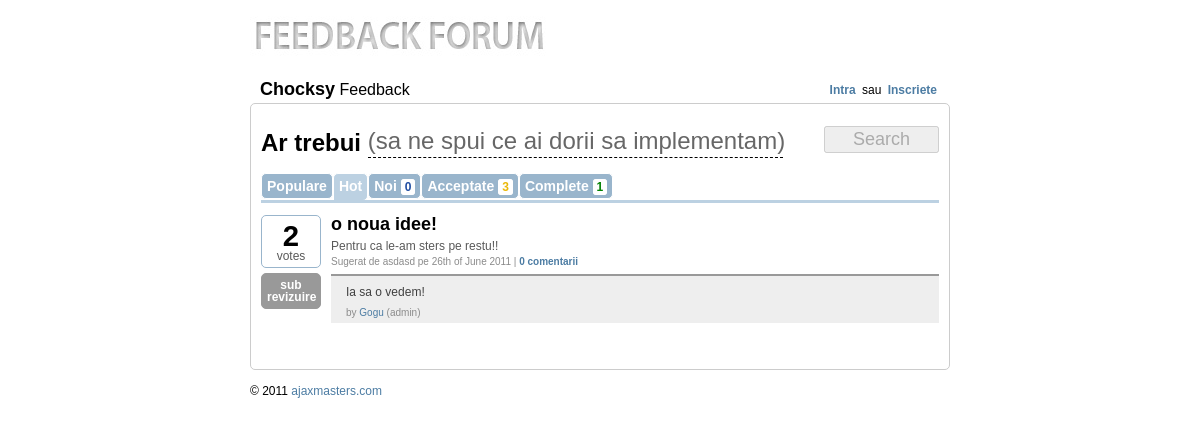
Screenshot of /pages/1-hot with the database file from the repository.
### tables this page shows
CREATE TABLE `feedback_ideas` (
  `id` bigint(20) unsigned NOT NULL AUTO_INCREMENT,
  `idea` varchar(255) NOT NULL,
  `description` longtext NOT NULL,
  `votes` int(11) unsigned NOT NULL DEFAULT '1',
  `comments` int(11) NOT NULL DEFAULT '0',
  `auth_id` bigint(20) unsigned NOT NULL,
  `sub_date` datetime NOT NULL,
  `status` int(1) NOT NULL DEFAULT '0',
  `admin_id` bigint(20) NOT NULL,
  `admin_comment` longtext NOT NULL,
  PRIMARY KEY (`id`),
  FULLTEXT KEY `description` (`idea`,`description`)
);

CREATE TABLE `members` (
  `id` bigint(20) NOT NULL AUTO_INCREMENT,
  `username` varchar(50) NOT NULL,
  `email` varchar(50) NOT NULL,
  `password` varchar(100) NOT NULL,
  `joindate` date NOT NULL,
  `admin` tinyint(1) DEFAULT '0',
  PRIMARY KEY (`id`)
);

### includes/configure.php (called while the page is built, shortened)
<?php
class config {
    var $local_base = 'http://localhost/feedbacker/';
    var $online_base = 'http://ajaxmasters.com/development/feedback-forum/';
    function __construct() {
        if ($_SERVER['SERVER_ADDR'] == '127.0.0.1') {
            $this->HTTP_SERVER_BASE = $this->local_base;
        } else {
            $this->HTTP_SERVER_BASE = $this->online_base;
            $this->HTTP_SERVER_BASE_JAVA = $this->online_base;
        }
    }
}
$conf = new config;
?>

### includes/class.db.php (called while the page is built, shortened)
<?php
class Conn {
    public $conn;
    var $mysql_username = DB_USERNAME;
    var $mysql_password = DB_PASSWORD;
    var $mysql_host = DB_HOST;
    public function __construct() {
        $this->conn = mysql_connect($this->mysql_host, $this->mysql_username, $this->mysql_password);
    }
    public function db_query($query) {
        $results = mysql_query($query, $this->conn);
        return $results;
    }
}
?>

### includes/app_top.php (called while the page is built, shortened)
<?
include('configure.php');
include('class.db.php');
include('functions.php');
include('paginator.class.php');
include('session.class.php');
$db=new Conn;
$func=new func();
?>

### includes/paginator.class.php (called while the page is built, shortened)
<?php
class Paginator {
    var $SQL;
    var $itemsPerPage;
    var $db;
    function __construct() {
        $this->db = new Conn();
    }
    function setSQL($sql) {
        $this->SQL = trim($sql);
    }
    function setItemsPerPage($num) {
        $this->isValidNumber($num) ? $this->itemsPerPage = $num : die("setItemsPerPage() only accept non-zero, positive number.");
    }
    function getPageNumber($page_num) {
        $endItem = $this->itemsPerPage;
        $startItem = ($this->itemsPerPage * ($page_num - 1));
        $limit_sql = " LIMIT $startItem , $endItem";
        $final_SQL = $this->SQL . $limit_sql;
        $q = $this->db->db_query($final_SQL);
        return $q;
    }
    function isValidNumber($n) {
        return (is_numeric($n) && ($n > 0));
    }
}
?>

### includes/session.class.php (called while the page is built, shortened)
<?php
class session
{
	static function check()
	{
		if (config::session_timeout == 0)
        {
			return (isset($_SESSION['ss_fprint'])
                && $_SESSION['ss_fprint'] == self::_Fingerprint() && !empty($_SERVER['HTTP_REFERER'])
                && ($_SERVER['HTTP_REFERER'] != '' ? (strpos($_SERVER['HTTP_REFERER'], $_SERVER['HTTP_HOST']) !== false ? true : false) : true));
		}
	}
}
?>

### pages/pages.php (the view, shortened to what this page needs)
<?php
if (!isset($_GET['tab']))
    $tab = 'popular';
else
    $tab=$_GET['tab'];
if (!isset($_GET['page']))
    $page = 1;
else
    $page=$_GET['page'];
$curdate = date('Y-m-d');
$weekold = date('Y-m-d', strtotime('-1 week'));
switch ($tab) {
    case'hot':
        $order = ' ORDER BY votes DESC';
        $selu = "(date(sub_date)<='" . $curdate . "' AND date(sub_date)>'" . $weekold . "') AND status IN('0','1','2','3')";
        break;
}
$new_rez = mysql_num_rows($db->db_query("SELECT id FROM feedback_ideas WHERE date(sub_date)='" . $curdate . "' AND status IN('0','1','2','3')"));
$acc_rez = mysql_num_rows($db->db_query("SELECT id FROM feedback_ideas WHERE status IN('1','2','3')"));
$com_rez = mysql_num_rows($db->db_query("SELECT id FROM feedback_ideas WHERE status=4"));
$voted_ideas = array();
$p = new Paginator();
$p->setSQL("SELECT * FROM feedback_ideas WHERE " . $selu . "" . $order);
$p->setItemsPerPage($conf->IDEAS_PER_PAGE);
$result_resources = $p->getPageNumber($page);
while ($info = mysql_fetch_array($result_resources)) {
    $ideas[] = $info;
}
?>
<br clear="all"/>
<div class="search">
    <form action="javascript:void(0)" id="search_form" onsubmit="showNew()" autocomplete="off">
        <div class="i_t"><b>Ar trebui</b>
            <label for="y_idea">(sa ne spui ce ai dorii sa implementam)</label>
            <input type="text" id="y_idea" onkeyup="search(this)"/>
        </div>
        <input type="submit" value="Cauta" id="create_button" disabled="disabled"/>
    </form>
</div>
<br clear="all"/>
<div id="init_results">
    <div class="categs">
        <ul>
            <li <?= ($tab == 'popular') ? 'class="active"' : '' ?>>
                <a href="<?= $conf->HTTP_SERVER_BASE ?>pages/1-popular">Populare</a>
            </li>
            <li <?= ($tab == 'hot') ? 'class="active"' : '' ?>>
                <a href="<?= $conf->HTTP_SERVER_BASE ?>pages/1-hot">Hot</a>
            </li>
            <li <?= ($tab == 'new') ? 'class="active"' : '' ?>>
                <a href="<?= $conf->HTTP_SERVER_BASE ?>pages/1-new">Noi <b class="blue"><?= $new_rez ?></b></a>
            </li>
            <li <?= ($tab == 'accepted') ? 'class="active"' : '' ?>>
                <a href="<?= $conf->HTTP_SERVER_BASE ?>pages/1-accepted">Acceptate <b class="yellow"><?= $acc_rez ?></b></a>
            </li>
            <li <?= ($tab == 'completed') ? 'class="active"' : '' ?>>
                <a href="<?= $conf->HTTP_SERVER_BASE ?>pages/1-completed">Complete <b class="green"><?= $com_rez ?></b></a>
            </li>
        </ul>
    </div>
    <br clear="all"/>
    <div class="before_line"></div>
    <br clear="all"/>
    <?
    if (!empty($ideas)) {
        foreach ($ideas as $idea) {
            ?>
            <div id="idea_<?= $idea['id'] ?>" class="idea_container">
                <div class="votes">
                    <div id="nr_votes_<?= $idea['id'] ?>" class="nr_votes <?= ($idea['status'] == 4 || $func->checkVoted($idea['id'], $voted_ideas)) ? 'full' : '' ?>">
                        <?= $func->dynamicFont(number_format($idea['votes'], 0, '', ','), 32) ?><br/>
                        votes<br/>
                    </div>
                    <? if ($idea['status'] != 0) { ?>
                        <div id="status_<?= $idea['id'] ?>" class="nr_votes <?= $func->giveStatus($idea['status'], 'class') ?>"><?= $func->giveStatus($idea['status'], 'text') ?></div>
                    <? } ?>
                </div>
                <div class="idea">
                    <div class="title nomrg"><a href="<?= $conf->HTTP_SERVER_BASE ?>idea/<?= $idea['id'] ?>-<?= $func->makeTitle($idea['idea']) ?>"><b><?= $idea['idea'] ?></b></a></div>
                    <div class="auth_desc">
                        <?= $func->shortString($idea['description'], 300, ' ...  <a href="' . $conf->HTTP_SERVER_BASE . 'idea/' . $idea['id'] . '-' . $func->makeTitle($idea['idea']) . '"><b>More</b></a>') ?>
                    </div>
                    <div class="auth_inf">
                        Sugerat de <?= $func->giveAuthor($idea['auth_id']) ?> pe <?=date('jS \o\f F Y',strtotime($idea['sub_date']))?> | <a href="<?= $conf->HTTP_SERVER_BASE ?>idea/<?= $idea['id'] ?>-<?= $func->makeTitle($idea['idea']) ?>"><b>
                                <?= $func->giveComments($idea['comments']) ?></b></a>
                    </div>
                    <? if (!empty($idea['admin_comment'])) { ?>
                        <div class="admin_comment">
                            <div id="com_status_<?= $idea['id'] ?>" class="ad_<?= $func->giveStatus($idea['status'], 'class') ?>"></div>
                            <div class="ad_comment">
                                <?= $idea['admin_comment'] ?>
                            </div>
                            <div class="auth_inf">
                                by <a href="">Gogu</a> (admin)
                            </div>
                        </div>
                    <? } ?>
                </div>
            </div>
            <br clear="all"/><br/><br/>
        <? } ?>
        <br clear="all"/>
            <?
    } else {
        ?>
        <div class="not_found"> Nu exista rezultate!</div>
    <? } ?>
</div>

### includes/functions.php (shortened to what this page needs)
<?php
class func {
    var $db;
    function __construct() {
        $this->db = new Conn;
    }
    function dynamicFont($text, $max_font) {
        $txt_leng = strlen($text);
        if ($txt_leng < 9) {
            $html = '<b style="font-size:' . ($max_font - ($txt_leng * 2.7)) . 'px">' . $text . '</b>';
        } else {
            $html = '<b style="font-size:9px">' . $text . '</b>';
        }
        return $html;
    }
    function giveStatus($id, $type) {
        switch ($id) {
            case '1':
                $status['text'] = 'sub revizuire';
                $status['class'] = 'review';
                break;
        }
        return $status[$type];
    }
    function giveAuthor($id) {
        $config = new config();
        if ($id == '0')
            return 'Anonim';
        else {
            $author = mysql_fetch_array($this->db->db_query("SELECT username FROM " . $config->USERS_TABLE . " WHERE id='$id'"));
            return $author['username'];
        }
    }
    function giveComments($nr) {
        if ($nr != 1) {
            $text = $nr . ' comentarii';
        } else {
            $text = $nr . ' comentariu';
        }
        return $text;
    }
    function makeTitle($text) {
        $text = strtolower(trim($text));
        $code_entities_match = array(' ', '--', '&quot;', '!', '@', '#', '$', '%', '^', '&', '*', '(', ')', '_', '+', '{', '}', '|', ':', '"', '<', '>', '?', '[', ']', '\\', ';', "'", ',', '.', '/', '*', '+', '~', '`', '=');
        $code_entities_replace = array('-', '-', '', '', '', '', '', '', '', '', '', '', '', '', '', '', '', '', '', '', '', '', '', '', '', '');
        $text = str_replace($code_entities_match, $code_entities_replace, $text);
        return $text;
    }
    function shortString($string, $length, $replacer=' ...') {
        return $string;
    }
    function array_search_r($needle, $haystack) {
        return 0;
    }
    function checkVoted($idea_id, $voted_ideas) {
        if ($this->array_search_r($idea_id, $voted_ideas) || !Session::check())
            return true;
        else
            return false;
    }
}
?>

### css/style.css (style rules this page uses)
body { font: 12px/1 Arial, 'Liberation Sans', FreeSans, sans-serif; }
a { text-decoration: none; color: #4c7ca3; }
li { list-style: none; }
.green { color:green; }
.blue { color:#214ea2; }
.yellow { color:#eab808; }
.title { font-size:16px; margin: 10px 0 0 10px; }
.title b { font-size:18px; }
.nomrg { margin:0; padding: 0; }
input[type=text],input[type=password] { padding: 5px 10px; background-color: transparent; position: relative; z-index: 2; }
label { position: absolute; z-index: 1;-webkit-transition: opacity 0.15s linear; color: #bababa; background-color: #FFFFFF; }
.i_t { float:left; font-size: 24px; margin-right: 5px; width: 555px; padding-top: 3px; }
.search input[type=text] { border:none; border-bottom: 1px dashed #000; color: #595959; font-size: 24px; padding: 0; margin:0px; width: 415px; font-weight: bold; }
.search input[type=submit] { font-size:18px; width: 115px; float: right; margin-left: 0px; }
.search label { color: #676767; font-size: 24px; }
.categs { margin: 15px 0; }
.categs li { background:#99b5cc; float: left; padding: 5px; border:1px solid #fff; -moz-border-radius: 5px;-webkit-border-radius: 5px; }
.categs li.active { background:#bcd1e2; padding-bottom:5px; -moz-border-radius-bottomleft:0px; -webkit-border-bottom-left-radius:0px; -moz-border-radius-bottomright:0px; webkit-border-bottom-right-radius:0px; padding-bottom: 7px; }
.categs li a { color:#fff; font-weight: bold; font-size: 14px; }
.categs li a b { font-size:12px; background: #fff; border:1px solid #fff; padding: 0px 3px; -moz-border-radius: 3px;-webkit-border-radius: 3px; }
.before_line { border-top:3px solid #bcd1e2; margin-top: -1px; position: relative; }
.idea_container { float:left; width: 100%; }
.votes { float:left; width:60px; height:auto; }
.nr_votes { text-align: center;border:1px solid #99b5cc; color: #595959; padding: 5px; -moz-border-radius-topleft:5px; -moz-border-radius-topright:5px; -webkit-border-top-left-radius:5px; -webkit-border-top-right-radius:5px; border-bottom: none; }
.nr_votes b { font-size: 16px; color: black; }
.full { border:1px solid #99b5cc; -moz-border-radius: 5px;-webkit-border-radius: 5px; }
.review { background: #999999; margin-top: 5px; font-weight: bold; border:1px solid #999999; color: #fff; -moz-border-radius: 5px;-webkit-border-radius: 5px; }
.idea { margin-left:70px; color: #595959;min-height: 80px; }
.idea .title a { color:black; }
.idea .auth_desc { margin-top:7px; }
.idea .auth_inf { margin-top:5px; font-size: 10px; color:#8b8b8b; }
.admin_comment { background: #eee; -moz-box-shadow: 0px 1px 2px #888; margin-top: 7px; }
.ad_review { height: 2px; background: #999999; -moz-box-shadow: 0px 5px 15px #999999; }
.admin_comment .ad_comment { color:#404040; padding: 10px 15px 0px 15px; }
.admin_comment .auth_inf { padding: 5px 15px; }

### rows the page displays
feedback_ideas: votes "2", status "sub revizuire", idea "o noua idee!", description "Pentru ca le-am sters pe restu!!", auth.username "asdasd", sub_date "26th of June 2011", comments "0 comentarii", admin_comment "Ia sa o vedem!"

### other values shown
$new_rez "0"
$acc_rez "3"
$com_rez "1"
